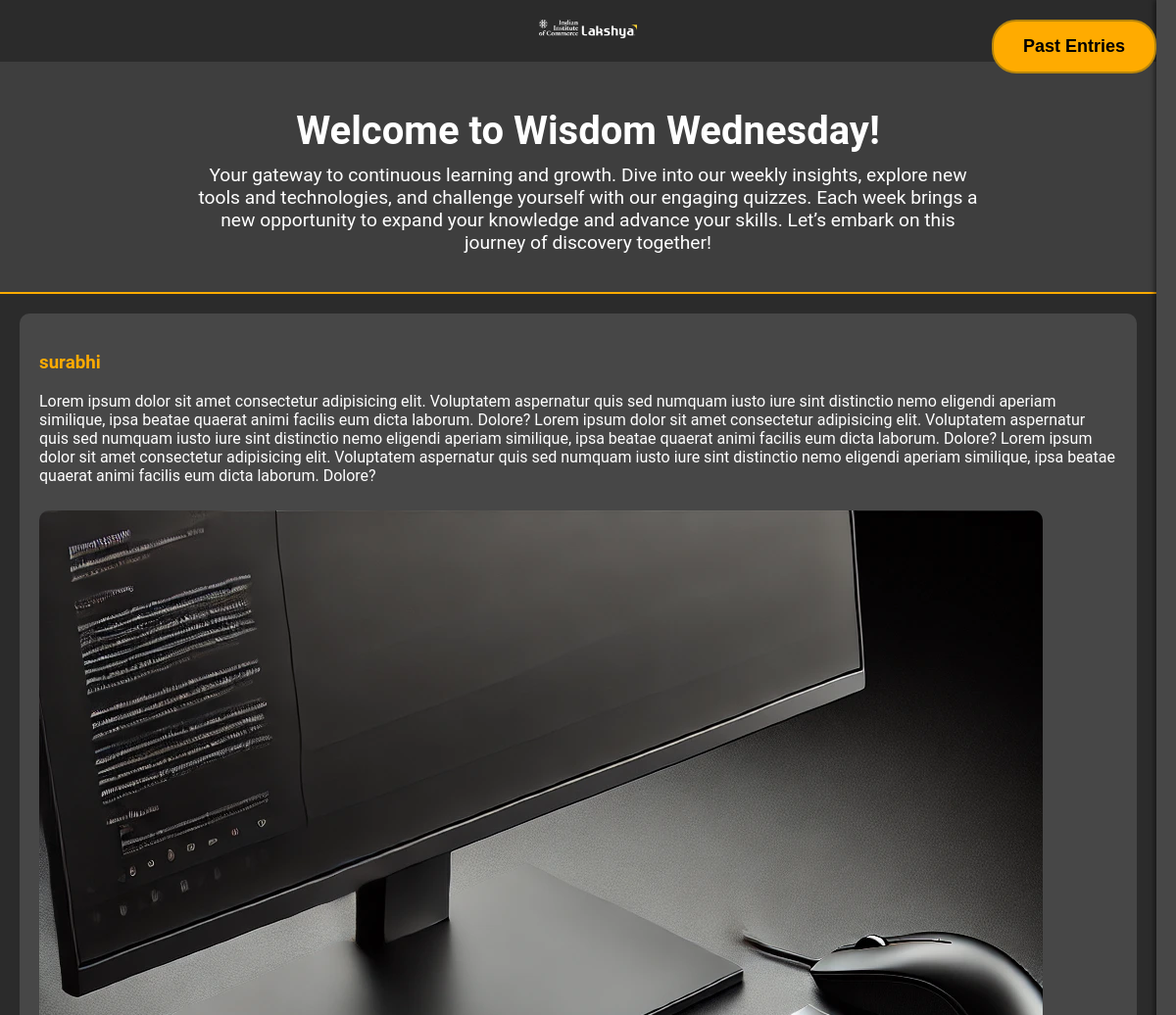
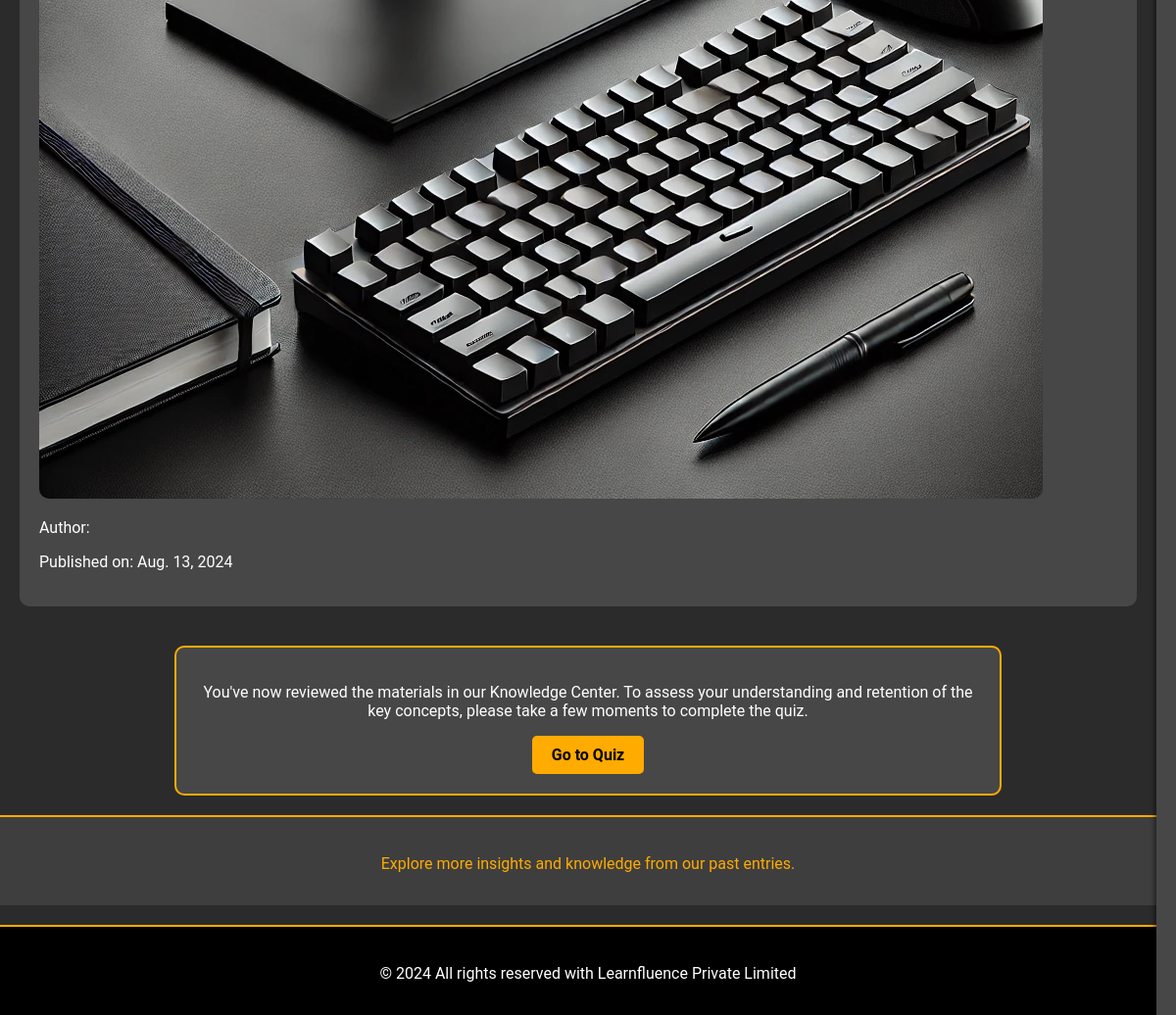
Screenshot of /blog/ with the database file from the repository (2 pictures, top to bottom).
### wwq/models.py (models this page shows, shortened)
class Blog(models.Model):
    title = models.CharField(max_length=200)
    volume = models.IntegerField()
    part = models.IntegerField()
    content = models.TextField()
    published_date = models.DateField()
    week = models.IntegerField()
    image = models.ImageField(upload_to='blog_images/', null=True, blank=True)

### wwq/views.py (the view)
# urls.py: path('blog/', views.blog, name='blog'),
def blog(request):
    latest_blog = Blog.objects.latest('published_date')
    volumes = Blog.objects.values('volume').distinct().order_by('volume')
    historical_blogs = Blog.objects.exclude(id=latest_blog.id).order_by('volume', 'part')
    return render(request, 'wwq/blog.html', {
        'latest_blog': latest_blog,
        'volumes': volumes,
        'historical_blogs': historical_blogs
    })

### wwq/templates/wwq/blog.html (shortened to what this page needs)
<!DOCTYPE html>
<html lang="en">
<head>
    {% load static %}
</head>
<body>
    <div class="logo-container">
        <img src="{% static 'images/WHITE.png' %}" alt="Logo">
    </div>
    <div class="header">
        <h1>Welcome to Wisdom Wednesday!</h1>
        <p>Your gateway to continuous learning and growth. Dive into our weekly insights, explore new tools and technologies, and challenge yourself with our engaging quizzes. Each week brings a new opportunity to expand your knowledge and advance your skills. Let’s embark on this journey of discovery together!</p>
    </div>
    <div class="main-content">
        <div class="latest-content">
            <div class="blog-entry">
                <h3>{{ latest_blog.title }}</h3>
                <p>{{ latest_blog.content }}</p>
                {% if latest_blog.image %}
                    <img src="{{ latest_blog.image.url }}" alt="{{ latest_blog.title }}">
                {% else %}
                    <p>No image available</p>
                {% endif %}
                <p>Author: {{ latest_blog.author }}</p>
                <p>Published on: {{ latest_blog.published_date }}</p>
            </div>
        </div>
    </div>
    <div class="quiz-section">
        <p>You've now reviewed the materials in our Knowledge Center. To assess your understanding and retention of the key concepts, please take a few moments to complete the quiz.</p>
        <a href="{% url 'quiz' %}" class="quiz-button">Go to Quiz</a>
    </div>
    <div class="insights-section">
        <p>Explore more insights and knowledge from our past entries.</p>
        <button class="toggle-sidebar">
            Past Entries
        </button>
    </div>
    <div class="footer">
        <p>© 2024 All rights reserved with Learnfluence Private Limited</p>
    </div>
    <div class="sidebar">
    </div>
</body>
</html>

### wwq/templates/wwq/blog.html (style rules this page uses)
body { background-color: #2b2b2b; color: #fff; font-family: 'Roboto', sans-serif; margin: 0; padding: 0; overflow-x: hidden; }
.logo-container { background-color: #2b2b2b; text-align: center; padding: 20px 0; }
.logo-container img { max-width: 100%; height: auto; }
@media (min-width: 769px) { .logo-container img { max-width: 100px; } }
.header { display: flex; flex-direction: column; justify-content: center; align-items: center; padding: 20px; background-color: #3e3e3e; color: #ffffff; position: relative; border-bottom: 2px solid #ffab00; }
.header h1 { font-size: 2.5em; margin-bottom: 10px; text-align: center; }
.header p { font-size: 1.2em; margin-top: 0; text-align: center; max-width: 800px; }
.main-content { display: flex; justify-content: space-between; padding: 20px; box-sizing: border-box; max-width: 1200px; margin: 0 auto; transition: margin-right 0.3s ease; }
.latest-content { flex: 2; margin-right: 20px; background-color: #474747; padding: 20px; border-radius: 10px; }
.latest-content h3 { color: #ffab00; }
.latest-content img { max-width: 100%; height: auto; border-radius: 10px; margin-top: 10px; }
.sidebar { position: fixed; top: 0; right: -320px; width: 300px; height: 100%; background-color: #474747; padding: 20px; box-shadow: -2px 0 5px rgba(0,0,0,0.5); transition: right 0.3s ease; z-index: 1000; }
.toggle-sidebar { position: fixed; top: 20px; right: 20px; background-color: #ffab00; border: none; cursor: pointer; z-index: 1100; display: flex; align-items: center; padding: 10px 20px; border-radius: 5px; }
.quiz-section { background-color: #474747; padding: 20px; border-radius: 10px; text-align: center; margin: 20px auto; max-width: 800px; border: 2px solid #ffab00; }
.quiz-section p { color: #ffffff; }
.quiz-button { background-color: #ffab00; color: #000; padding: 10px 20px; text-decoration: none; border-radius: 5px; transition: background-color 0.3s, transform 0.3s; font-size: 1em; font-weight: bold; display: inline-block; }
.insights-section { background-color: #3e3e3e; padding: 20px; text-align: center; color: #ffab00; margin-top: 20px; border-top: 2px solid #ffab00; }
.insights-section p { margin-bottom: 10px; font-size: 16px; line-height: 1.5; }
.insights-section button.toggle-sidebar { background-color: #ffab00; border: 2px solid #b8860b; cursor: pointer; display: inline-block; padding: 15px 30px; border-radius: 25px; font-size: 18px; font-weight: bold; color: #000; transition: background-color 0.3s, transform 0.3s; }
.footer { background-color: #000000; padding: 20px 0; text-align: center; color: #ffffff; border-top: 2px solid #ffab00; position: relative; margin-top: 20px; }
.footer p { margin-bottom: 10px; font-size: 16px; line-height: 1.5; }

### rows the page displays
Blog: title "surabhi", content "Lorem ipsum dolor sit amet consectetur adipisicing elit. Voluptatem aspernatur quis sed numquam iusto iure sint distinctio nemo eligendi aperiam similique, ipsa beatae quaerat animi facilis eum dicta laborum. Dolore? Lorem ipsum dolor sit amet consectetur adipisicing elit. Voluptatem aspernatur quis sed numquam iusto iure sint distinctio nemo eligendi aperiam similique, ipsa beatae quaerat animi facilis eum dicta laborum. Dolore? Lorem ipsum dolor sit amet consectetur adipisicing elit. Voluptatem aspernatur quis sed numquam iusto iure sint distinctio nemo eligendi aperiam similique, ipsa beatae quaerat animi facilis eum dicta laborum. Dolore?", image (picture), published_date "Aug. 13, 2024"
